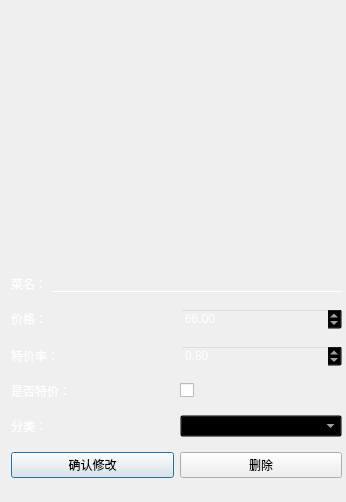
<?xml version="1.0" encoding="UTF-8"?>
<ui version="4.0">
 <class>FoodDetail</class>
 <widget class="QDialog" name="FoodDetail">
  <property name="geometry">
   <rect>
    <x>0</x>
    <y>0</y>
    <width>346</width>
    <height>502</height>
   </rect>
  </property>
  <property name="windowTitle">
   <string>Dialog</string>
  </property>
  <widget class="QLabel" name="label">
   <property name="geometry">
    <rect>
     <x>0</x>
     <y>0</y>
     <width>341</width>
     <height>501</height>
    </rect>
   </property>
   <property name="styleSheet">
    <string notr="true">background-image: url(:/file/images/back8.jpeg);</string>
   </property>
   <property name="text">
    <string/>
   </property>
  </widget>
  <widget class="QLabel" name="label_image">
   <property name="geometry">
    <rect>
     <x>0</x>
     <y>0</y>
     <width>346</width>
     <height>251</height>
    </rect>
   </property>
   <property name="text">
    <string/>
   </property>
  </widget>
  <widget class="QWidget" name="layoutWidget">
   <property name="geometry">
    <rect>
     <x>11</x>
     <y>266</y>
     <width>331</width>
     <height>221</height>
    </rect>
   </property>
   <layout class="QVBoxLayout" name="verticalLayout">
    <item>
     <layout class="QHBoxLayout" name="horizontalLayout">
      <item>
       <widget class="QLabel" name="label_2">
        <property name="styleSheet">
         <string notr="true">color: rgb(255, 255, 255);</string>
        </property>
        <property name="text">
         <string>菜名：</string>
        </property>
       </widget>
      </item>
      <item>
       <widget class="QLineEdit" name="lineEdit_name">
        <property name="styleSheet">
         <string notr="true">color:white;
background:transparent;
border:none;
border-bottom:1px solid #FFFFFF;</string>
        </property>
       </widget>
      </item>
     </layout>
    </item>
    <item>
     <layout class="QHBoxLayout" name="horizontalLayout_2">
      <item>
       <widget class="QLabel" name="label_3">
        <property name="styleSheet">
         <string notr="true">color: rgb(255, 255, 255);</string>
        </property>
        <property name="text">
         <string>价格：</string>
        </property>
       </widget>
      </item>
      <item>
       <widget class="QDoubleSpinBox" name="doubleSpinBox_price">
        <property name="styleSheet">
         <string notr="true">color:white;
background:transparent;</string>
        </property>
        <property name="maximum">
         <double>9999999.000000000000000</double>
        </property>
        <property name="value">
         <double>66.000000000000000</double>
        </property>
       </widget>
      </item>
     </layout>
    </item>
    <item>
     <layout class="QHBoxLayout" name="horizontalLayout_3">
      <item>
       <widget class="QLabel" name="label_4">
        <property name="styleSheet">
         <string notr="true">color: rgb(255, 255, 255);</string>
        </property>
        <property name="text">
         <string>特价率：</string>
        </property>
       </widget>
      </item>
      <item>
       <widget class="QDoubleSpinBox" name="doubleSpinBox_rate">
        <property name="styleSheet">
         <string notr="true">color:white;
background:transparent;</string>
        </property>
        <property name="decimals">
         <number>2</number>
        </property>
        <property name="minimum">
         <double>0.010000000000000</double>
        </property>
        <property name="maximum">
         <double>0.990000000000000</double>
        </property>
        <property name="singleStep">
         <double>0.100000000000000</double>
        </property>
        <property name="value">
         <double>0.800000000000000</double>
        </property>
       </widget>
      </item>
     </layout>
    </item>
    <item>
     <layout class="QHBoxLayout" name="horizontalLayout_4">
      <item>
       <widget class="QLabel" name="label_5">
        <property name="styleSheet">
         <string notr="true">color: rgb(255, 255, 255);</string>
        </property>
        <property name="text">
         <string>是否特价：</string>
        </property>
       </widget>
      </item>
      <item>
       <widget class="QCheckBox" name="checkBox">
        <property name="text">
         <string/>
        </property>
       </widget>
      </item>
     </layout>
    </item>
    <item>
     <layout class="QHBoxLayout" name="horizontalLayout_5">
      <item>
       <widget class="QLabel" name="label_6">
        <property name="styleSheet">
         <string notr="true">color: rgb(255, 255, 255);</string>
        </property>
        <property name="text">
         <string>分类：</string>
        </property>
       </widget>
      </item>
      <item>
       <widget class="QComboBox" name="comboBox">
        <property name="styleSheet">
         <string notr="true">color:white;
background:transparent;</string>
        </property>
       </widget>
      </item>
     </layout>
    </item>
    <item>
     <layout class="QHBoxLayout" name="horizontalLayout_6">
      <item>
       <widget class="QPushButton" name="pushButton_ok">
        <property name="text">
         <string>确认修改</string>
        </property>
       </widget>
      </item>
      <item>
       <widget class="QPushButton" name="pushButton_delete">
        <property name="text">
         <string>删除</string>
        </property>
       </widget>
      </item>
     </layout>
    </item>
   </layout>
  </widget>
 </widget>
 <resources/>
 <connections/>
</ui>
